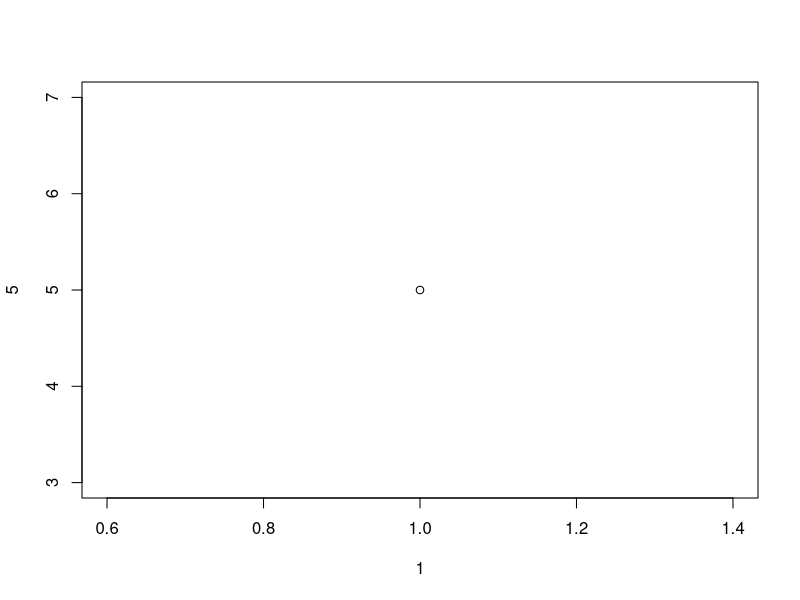
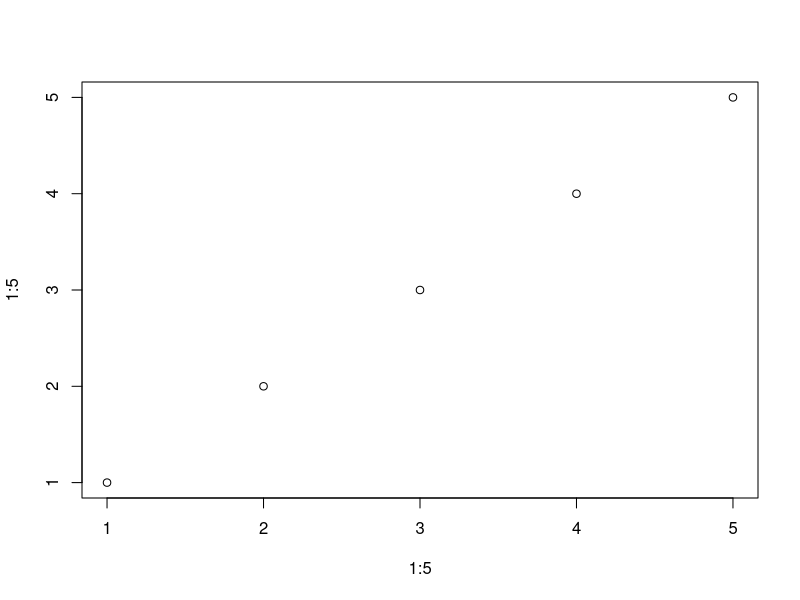
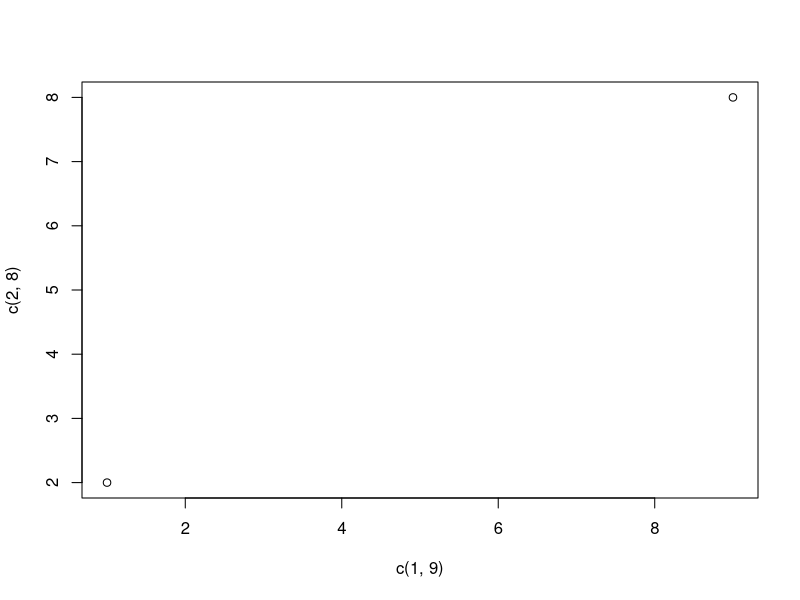
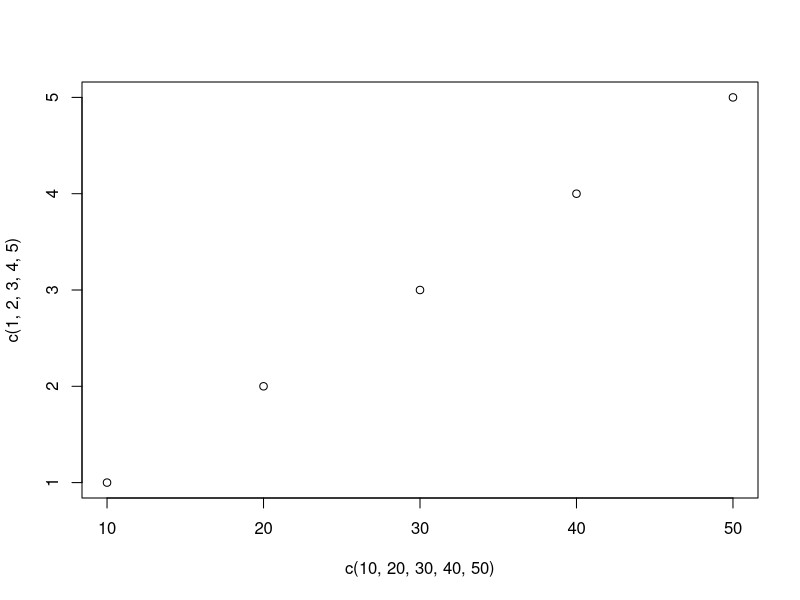
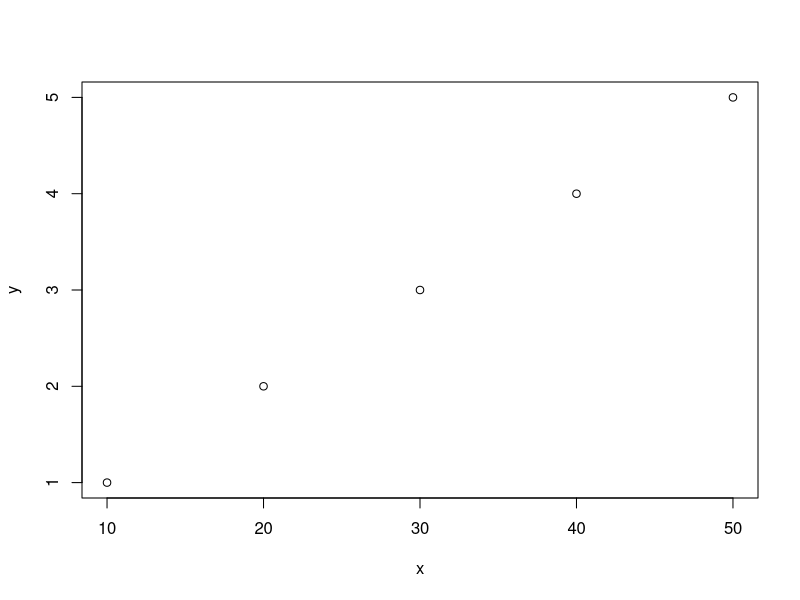
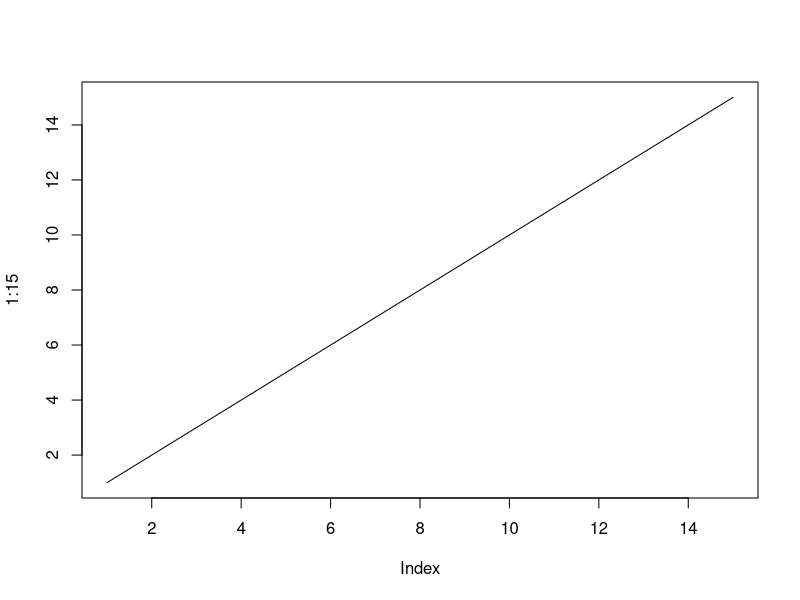
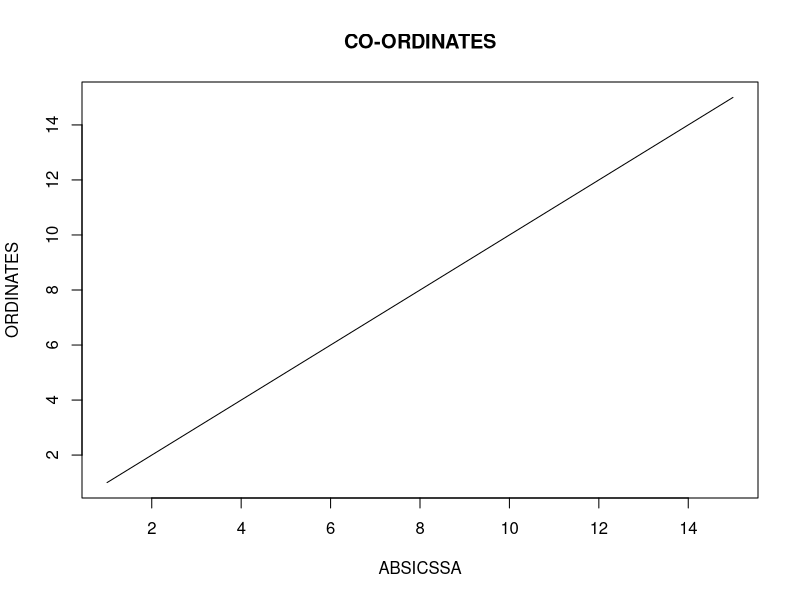
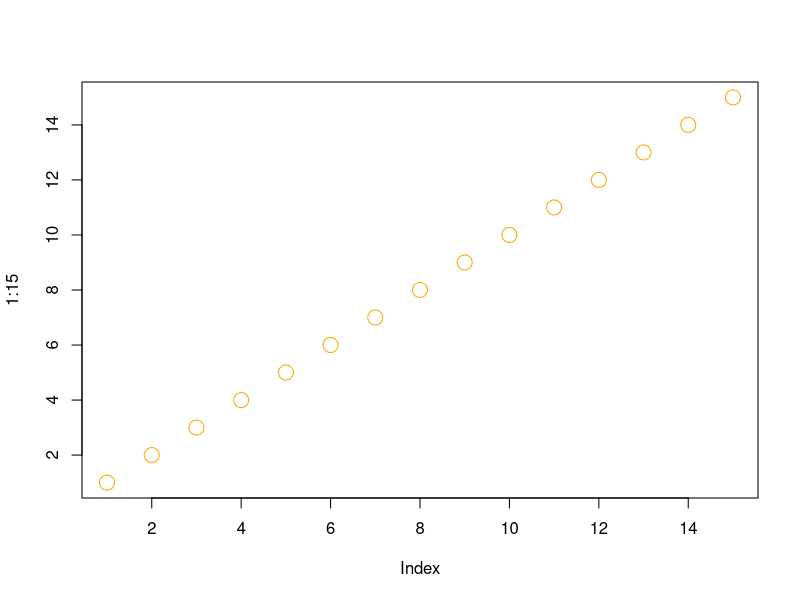

The R source for these figures, in order:
##_____DATA VISUALIZATION IN R_____##
#________DOT PLOT__________________#
#plotting one point
plot(1,5)
plot(1:5,1:5)
#plotting 2 points
plot(c(1,9),c(2,8))

#plotting Multiple points
plot(c(10,20,30,40,50),c(1,2,3,4,5))
x<-c(10,20,30,40,50)
y<-c(1:5)
plot(x,y)

#drawing a line
plot(1:15,type="l")
plot(1:15,type="l",main="CO-ORDINATES",xlab="ABSICSSA",ylab="ORDINATES")

# FORMATTING THE PLOT
plot(1:15,col="orange",cex=2)
plot(1:15,pch=65,cex=1)

##_________LINE PLOT___________##
#Plotting the graph
plot(-10:15,col="navyblue",type="l")

#Changing the width of the line
plot(-10:15,col="navyblue",type="l",lwd=5)

#Changing the line type
plot(-10:15,col="navyblue",type="l",lty=4)

#Multiple lines in the same plot
first_line <- c(1:15)
second_line <-c(0:26)
plot(first_line,col="red",lty=5,lwd=5,type="l")
lines(second_line,col="navy",lty=4,lwd=7,type="l")

#________PIE CHARTS__________#

#pie chart in R
new_pies <-c(1:5)
pie(new_pies)
pie(new_pies,init.angle = 180)

#labels for the pie chart
pie(new_pies,labels =c("BANANA","WATERMELON","CHERRY","MANGO","PINEAPPLE"))

#colors for the pie chart
new_colors <- c("orange","yellow","limegreen","black","cyan")

pie(new_pies,col=new_colors,main="FRUIT_CHART",labels=c("Watermelon","mango","Cherry","Pineapple","Apple"))

#Addding a legend into the pie chart
new_labels <- c("Watermelon","mango","Cherry","Pineapple","Apple")
legend("topleft",fill=new_colors,new_labels)

##_________________BAR CHARTS__________________##

#creating a bar chart
x <-c(10,20,30,40)
y<-c(30,50,200,70)
barplot(x,y,names.arg = x)
barplot(x,y,names.arg = x,horiz=TRUE)
barplot(x,y,col="green",names.arg="X-AXIS",density = 100,width =c(2,3,4,5))

##______________HISTOGRAMS_____________________##
values <-(10:16)
hist(values,col="navy",border="yellow",xlab="X-axis",ylab="Y-axis",main="DATA")
